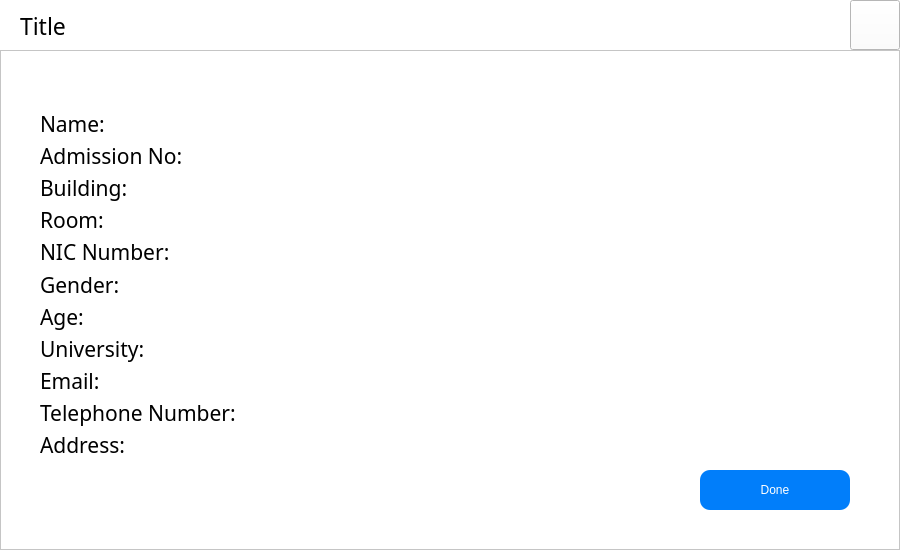
<?xml version="1.0" encoding="UTF-8"?>
<ui version="4.0">
 <class>PopUpWindow</class>
 <widget class="QWidget" name="PopUpWindow">
  <property name="geometry">
   <rect>
    <x>0</x>
    <y>0</y>
    <width>900</width>
    <height>550</height>
   </rect>
  </property>
  <property name="windowTitle">
   <string>Form</string>
  </property>
  <property name="styleSheet">
   <string notr="true">background-color: rgb(255, 255, 255);</string>
  </property>
  <widget class="QFrame" name="NewAdmission">
   <property name="geometry">
    <rect>
     <x>0</x>
     <y>50</y>
     <width>900</width>
     <height>500</height>
    </rect>
   </property>
   <property name="frameShape">
    <enum>QFrame::StyledPanel</enum>
   </property>
   <property name="frameShadow">
    <enum>QFrame::Raised</enum>
   </property>
   <widget class="QLabel" name="label_3">
    <property name="geometry">
     <rect>
      <x>440</x>
      <y>110</y>
      <width>111</width>
      <height>20</height>
     </rect>
    </property>
    <property name="font">
     <font>
      <family>Franklin Gothic Medium</family>
      <pointsize>9</pointsize>
     </font>
    </property>
    <property name="styleSheet">
     <string notr="true">color: rgb(117, 125, 138);
padding-left: 10px;</string>
    </property>
    <property name="text">
     <string>NIC Number:</string>
    </property>
   </widget>
   <widget class="QLabel" name="label_14">
    <property name="geometry">
     <rect>
      <x>20</x>
      <y>110</y>
      <width>81</width>
      <height>20</height>
     </rect>
    </property>
    <property name="font">
     <font>
      <family>Franklin Gothic Medium</family>
      <pointsize>9</pointsize>
     </font>
    </property>
    <property name="styleSheet">
     <string notr="true">color: rgb(117, 125, 138);
padding-left: 10px;</string>
    </property>
    <property name="text">
     <string>Name: </string>
    </property>
   </widget>
   <widget class="QLineEdit" name="TxtNIC">
    <property name="geometry">
     <rect>
      <x>560</x>
      <y>100</y>
      <width>291</width>
      <height>30</height>
     </rect>
    </property>
    <property name="styleSheet">
     <string notr="true">border: 1px solid rgb(225, 227, 230);
color: rgb(0, 0, 0);
border-radius: 10px;
padding-left: 10px;</string>
    </property>
    <property name="inputMask">
     <string/>
    </property>
    <property name="text">
     <string/>
    </property>
   </widget>
   <widget class="QLineEdit" name="TxtName">
    <property name="geometry">
     <rect>
      <x>110</x>
      <y>100</y>
      <width>291</width>
      <height>30</height>
     </rect>
    </property>
    <property name="styleSheet">
     <string notr="true">border: 1px solid rgb(225, 227, 230);
color: rgb(0, 0, 0);
border-radius: 10px;
padding-left: 10px;</string>
    </property>
    <property name="inputMethodHints">
     <set>Qt::ImhNone</set>
    </property>
    <property name="inputMask">
     <string/>
    </property>
    <property name="text">
     <string/>
    </property>
   </widget>
   <widget class="QLineEdit" name="TxtAddress">
    <property name="geometry">
     <rect>
      <x>110</x>
      <y>150</y>
      <width>291</width>
      <height>30</height>
     </rect>
    </property>
    <property name="styleSheet">
     <string notr="true">border: 1px solid rgb(225, 227, 230);
color: rgb(0, 0, 0);
border-radius: 10px;
padding-left: 10px;</string>
    </property>
    <property name="inputMethodHints">
     <set>Qt::ImhNone</set>
    </property>
    <property name="inputMask">
     <string/>
    </property>
    <property name="text">
     <string/>
    </property>
   </widget>
   <widget class="QLabel" name="label_4">
    <property name="geometry">
     <rect>
      <x>440</x>
      <y>160</y>
      <width>111</width>
      <height>20</height>
     </rect>
    </property>
    <property name="font">
     <font>
      <family>Franklin Gothic Medium</family>
      <pointsize>9</pointsize>
     </font>
    </property>
    <property name="styleSheet">
     <string notr="true">color: rgb(117, 125, 138);
padding-left: 10px;</string>
    </property>
    <property name="text">
     <string>TP Number:</string>
    </property>
   </widget>
   <widget class="QLabel" name="label_15">
    <property name="geometry">
     <rect>
      <x>20</x>
      <y>160</y>
      <width>71</width>
      <height>20</height>
     </rect>
    </property>
    <property name="font">
     <font>
      <family>Franklin Gothic Medium</family>
      <pointsize>9</pointsize>
     </font>
    </property>
    <property name="styleSheet">
     <string notr="true">color: rgb(117, 125, 138);
padding-left: 10px;</string>
    </property>
    <property name="text">
     <string>Address: </string>
    </property>
   </widget>
   <widget class="QLineEdit" name="TxtNumber">
    <property name="geometry">
     <rect>
      <x>560</x>
      <y>150</y>
      <width>291</width>
      <height>30</height>
     </rect>
    </property>
    <property name="styleSheet">
     <string notr="true">border: 1px solid rgb(225, 227, 230);
color: rgb(0, 0, 0);
border-radius: 10px;
padding-left: 10px;</string>
    </property>
    <property name="inputMask">
     <string/>
    </property>
    <property name="text">
     <string/>
    </property>
   </widget>
   <widget class="QLabel" name="label_5">
    <property name="geometry">
     <rect>
      <x>440</x>
      <y>260</y>
      <width>111</width>
      <height>20</height>
     </rect>
    </property>
    <property name="font">
     <font>
      <family>Franklin Gothic Medium</family>
      <pointsize>9</pointsize>
     </font>
    </property>
    <property name="styleSheet">
     <string notr="true">color: rgb(117, 125, 138);
padding-left: 10px;</string>
    </property>
    <property name="text">
     <string>Room:</string>
    </property>
   </widget>
   <widget class="QLabel" name="label_16">
    <property name="geometry">
     <rect>
      <x>20</x>
      <y>260</y>
      <width>71</width>
      <height>20</height>
     </rect>
    </property>
    <property name="font">
     <font>
      <family>Franklin Gothic Medium</family>
      <pointsize>9</pointsize>
     </font>
    </property>
    <property name="styleSheet">
     <string notr="true">color: rgb(117, 125, 138);
padding-left: 10px;</string>
    </property>
    <property name="text">
     <string>Building:</string>
    </property>
   </widget>
   <widget class="QComboBox" name="CmbBuliding">
    <property name="geometry">
     <rect>
      <x>110</x>
      <y>250</y>
      <width>291</width>
      <height>31</height>
     </rect>
    </property>
    <property name="styleSheet">
     <string notr="true">border: 1px solid rgb(225, 227, 230);
color: rgb(0, 0, 0);
border-radius: 10px;
padding-left: 10px;</string>
    </property>
   </widget>
   <widget class="QComboBox" name="CmbRoom">
    <property name="geometry">
     <rect>
      <x>560</x>
      <y>250</y>
      <width>291</width>
      <height>31</height>
     </rect>
    </property>
    <property name="styleSheet">
     <string notr="true">border: 1px solid rgb(225, 227, 230);
color: rgb(0, 0, 0);
border-radius: 10px;
padding-left: 10px;</string>
    </property>
   </widget>
   <widget class="QPushButton" name="BtnAdmissionSubmit">
    <property name="geometry">
     <rect>
      <x>710</x>
      <y>400</y>
      <width>150</width>
      <height>40</height>
     </rect>
    </property>
    <property name="styleSheet">
     <string notr="true">background-color: rgb(187, 16, 111);
border-radius: 10px;
color: rgb(255, 255, 255);
padding-top: 10%;
padding-bottom: 10%;</string>
    </property>
    <property name="text">
     <string>Submit</string>
    </property>
   </widget>
   <widget class="QPushButton" name="BtnClose2">
    <property name="geometry">
     <rect>
      <x>550</x>
      <y>400</y>
      <width>150</width>
      <height>40</height>
     </rect>
    </property>
    <property name="styleSheet">
     <string notr="true">background-color: rgb(1, 126, 250);
border-radius: 10px;
color: rgb(255, 255, 255);
padding-top: 10%;
padding-bottom: 10%;</string>
    </property>
    <property name="text">
     <string>Close</string>
    </property>
   </widget>
   <widget class="QLabel" name="label_17">
    <property name="geometry">
     <rect>
      <x>20</x>
      <y>210</y>
      <width>71</width>
      <height>20</height>
     </rect>
    </property>
    <property name="font">
     <font>
      <family>Franklin Gothic Medium</family>
      <pointsize>9</pointsize>
     </font>
    </property>
    <property name="styleSheet">
     <string notr="true">color: rgb(117, 125, 138);
padding-left: 10px;</string>
    </property>
    <property name="text">
     <string>Email:</string>
    </property>
   </widget>
   <widget class="QLineEdit" name="TxtUni">
    <property name="geometry">
     <rect>
      <x>560</x>
      <y>200</y>
      <width>291</width>
      <height>30</height>
     </rect>
    </property>
    <property name="styleSheet">
     <string notr="true">border: 1px solid rgb(225, 227, 230);
color: rgb(0, 0, 0);
border-radius: 10px;
padding-left: 10px;</string>
    </property>
    <property name="inputMask">
     <string/>
    </property>
    <property name="text">
     <string/>
    </property>
   </widget>
   <widget class="QLineEdit" name="TxtEmail">
    <property name="geometry">
     <rect>
      <x>110</x>
      <y>200</y>
      <width>291</width>
      <height>30</height>
     </rect>
    </property>
    <property name="styleSheet">
     <string notr="true">border: 1px solid rgb(225, 227, 230);
color: rgb(0, 0, 0);
border-radius: 10px;
padding-left: 10px;</string>
    </property>
    <property name="inputMethodHints">
     <set>Qt::ImhNone</set>
    </property>
    <property name="inputMask">
     <string/>
    </property>
    <property name="text">
     <string/>
    </property>
   </widget>
   <widget class="QLabel" name="label_7">
    <property name="geometry">
     <rect>
      <x>440</x>
      <y>210</y>
      <width>111</width>
      <height>20</height>
     </rect>
    </property>
    <property name="font">
     <font>
      <family>Franklin Gothic Medium</family>
      <pointsize>9</pointsize>
     </font>
    </property>
    <property name="styleSheet">
     <string notr="true">color: rgb(117, 125, 138);
padding-left: 10px;</string>
    </property>
    <property name="text">
     <string>University:</string>
    </property>
   </widget>
   <zorder>CmbBuliding</zorder>
   <zorder>label_3</zorder>
   <zorder>label_14</zorder>
   <zorder>TxtNIC</zorder>
   <zorder>TxtName</zorder>
   <zorder>TxtAddress</zorder>
   <zorder>label_4</zorder>
   <zorder>label_15</zorder>
   <zorder>TxtNumber</zorder>
   <zorder>label_5</zorder>
   <zorder>label_16</zorder>
   <zorder>CmbRoom</zorder>
   <zorder>BtnAdmissionSubmit</zorder>
   <zorder>BtnClose2</zorder>
   <zorder>label_17</zorder>
   <zorder>TxtUni</zorder>
   <zorder>TxtEmail</zorder>
   <zorder>label_7</zorder>
  </widget>
  <widget class="QFrame" name="NewAdmissionSuccess">
   <property name="geometry">
    <rect>
     <x>0</x>
     <y>50</y>
     <width>900</width>
     <height>500</height>
    </rect>
   </property>
   <property name="frameShape">
    <enum>QFrame::StyledPanel</enum>
   </property>
   <property name="frameShadow">
    <enum>QFrame::Raised</enum>
   </property>
   <widget class="QLabel" name="label5">
    <property name="geometry">
     <rect>
      <x>410</x>
      <y>80</y>
      <width>451</width>
      <height>301</height>
     </rect>
    </property>
    <property name="text">
     <string/>
    </property>
    <property name="pixmap">
     <pixmap resource="resource.qrc">:/img/img/newAdmissionSuccess.png</pixmap>
    </property>
    <property name="scaledContents">
     <bool>true</bool>
    </property>
   </widget>
   <widget class="QPushButton" name="BtnNewAdmission">
    <property name="geometry">
     <rect>
      <x>710</x>
      <y>400</y>
      <width>150</width>
      <height>40</height>
     </rect>
    </property>
    <property name="styleSheet">
     <string notr="true">background-color: rgb(1, 126, 250);
border-radius: 10px;
color: rgb(255, 255, 255);
padding-top: 10%;
padding-bottom: 10%;</string>
    </property>
    <property name="text">
     <string>Done</string>
    </property>
   </widget>
   <widget class="QWidget" name="layoutWidget">
    <property name="geometry">
     <rect>
      <x>50</x>
      <y>130</y>
      <width>371</width>
      <height>211</height>
     </rect>
    </property>
    <layout class="QVBoxLayout" name="verticalLayout">
     <item>
      <widget class="QLabel" name="LblName">
       <property name="font">
        <font>
         <family>Franklin Gothic Medium</family>
         <pointsize>16</pointsize>
        </font>
       </property>
       <property name="styleSheet">
        <string notr="true">color: rgb(0, 0, 0);</string>
       </property>
       <property name="text">
        <string>Name: </string>
       </property>
      </widget>
     </item>
     <item>
      <widget class="QLabel" name="LblAdmission">
       <property name="font">
        <font>
         <family>Franklin Gothic Medium</family>
         <pointsize>16</pointsize>
        </font>
       </property>
       <property name="styleSheet">
        <string notr="true">color: rgb(0, 0, 0);</string>
       </property>
       <property name="text">
        <string>Admission No: </string>
       </property>
      </widget>
     </item>
     <item>
      <widget class="QLabel" name="LblRoomNo">
       <property name="font">
        <font>
         <family>Franklin Gothic Medium</family>
         <pointsize>16</pointsize>
        </font>
       </property>
       <property name="styleSheet">
        <string notr="true">color: rgb(0, 0, 0);</string>
       </property>
       <property name="text">
        <string>Room No: </string>
       </property>
      </widget>
     </item>
     <item>
      <widget class="QLabel" name="LblRental">
       <property name="font">
        <font>
         <family>Franklin Gothic Medium</family>
         <pointsize>16</pointsize>
        </font>
       </property>
       <property name="styleSheet">
        <string notr="true">color: rgb(0, 0, 0);</string>
       </property>
       <property name="text">
        <string>Rental: </string>
       </property>
      </widget>
     </item>
    </layout>
   </widget>
  </widget>
  <widget class="QFrame" name="CollectRental">
   <property name="geometry">
    <rect>
     <x>0</x>
     <y>50</y>
     <width>900</width>
     <height>500</height>
    </rect>
   </property>
   <property name="frameShape">
    <enum>QFrame::StyledPanel</enum>
   </property>
   <property name="frameShadow">
    <enum>QFrame::Raised</enum>
   </property>
   <widget class="QLabel" name="label_6">
    <property name="geometry">
     <rect>
      <x>460</x>
      <y>100</y>
      <width>371</width>
      <height>281</height>
     </rect>
    </property>
    <property name="text">
     <string/>
    </property>
    <property name="pixmap">
     <pixmap resource="resource.qrc">:/img/img/collectRental.png</pixmap>
    </property>
    <property name="scaledContents">
     <bool>true</bool>
    </property>
   </widget>
   <widget class="QPushButton" name="BtnClose2_2">
    <property name="geometry">
     <rect>
      <x>550</x>
      <y>400</y>
      <width>150</width>
      <height>40</height>
     </rect>
    </property>
    <property name="styleSheet">
     <string notr="true">background-color: rgb(1, 126, 250);
border-radius: 10px;
color: rgb(255, 255, 255);
padding-top: 10%;
padding-bottom: 10%;</string>
    </property>
    <property name="text">
     <string>Close</string>
    </property>
   </widget>
   <widget class="QPushButton" name="BtnCollect">
    <property name="geometry">
     <rect>
      <x>710</x>
      <y>400</y>
      <width>150</width>
      <height>40</height>
     </rect>
    </property>
    <property name="styleSheet">
     <string notr="true">background-color: rgb(187, 16, 111);
border-radius: 10px;
color: rgb(255, 255, 255);
padding-top: 10%;
padding-bottom: 10%;</string>
    </property>
    <property name="text">
     <string>Collect</string>
    </property>
   </widget>
   <widget class="QLineEdit" name="TxtAdmission">
    <property name="geometry">
     <rect>
      <x>110</x>
      <y>220</y>
      <width>291</width>
      <height>30</height>
     </rect>
    </property>
    <property name="styleSheet">
     <string notr="true">border: 1px solid rgb(225, 227, 230);
color: rgb(0, 0, 0);
border-radius: 10px;
padding-left: 10px;</string>
    </property>
    <property name="inputMethodHints">
     <set>Qt::ImhNone</set>
    </property>
    <property name="inputMask">
     <string/>
    </property>
    <property name="text">
     <string/>
    </property>
   </widget>
   <widget class="QLabel" name="label_18">
    <property name="geometry">
     <rect>
      <x>20</x>
      <y>230</y>
      <width>81</width>
      <height>20</height>
     </rect>
    </property>
    <property name="font">
     <font>
      <family>Franklin Gothic Medium</family>
      <pointsize>9</pointsize>
     </font>
    </property>
    <property name="styleSheet">
     <string notr="true">color: rgb(117, 125, 138);
padding-left: 10px;</string>
    </property>
    <property name="text">
     <string>Admission No: </string>
    </property>
   </widget>
  </widget>
  <widget class="QPushButton" name="BtnClose">
   <property name="geometry">
    <rect>
     <x>850</x>
     <y>0</y>
     <width>50</width>
     <height>50</height>
    </rect>
   </property>
   <property name="text">
    <string/>
   </property>
   <property name="icon">
    <iconset resource="resource.qrc">
     <normaloff>:/img/img/Close_round.png</normaloff>:/img/img/Close_round.png</iconset>
   </property>
   <property name="iconSize">
    <size>
     <width>50</width>
     <height>50</height>
    </size>
   </property>
  </widget>
  <widget class="QLabel" name="LblTitle">
   <property name="geometry">
    <rect>
     <x>20</x>
     <y>5</y>
     <width>381</width>
     <height>41</height>
    </rect>
   </property>
   <property name="font">
    <font>
     <family>Franklin Gothic Medium</family>
     <pointsize>17</pointsize>
    </font>
   </property>
   <property name="styleSheet">
    <string notr="true">color: rgb(0, 0, 0);</string>
   </property>
   <property name="text">
    <string>Title</string>
   </property>
  </widget>
  <widget class="QFrame" name="Leaving">
   <property name="geometry">
    <rect>
     <x>0</x>
     <y>50</y>
     <width>900</width>
     <height>500</height>
    </rect>
   </property>
   <property name="frameShape">
    <enum>QFrame::StyledPanel</enum>
   </property>
   <property name="frameShadow">
    <enum>QFrame::Raised</enum>
   </property>
   <widget class="QLabel" name="label_2">
    <property name="geometry">
     <rect>
      <x>460</x>
      <y>100</y>
      <width>391</width>
      <height>271</height>
     </rect>
    </property>
    <property name="text">
     <string/>
    </property>
    <property name="pixmap">
     <pixmap resource="resource.qrc">:/img/img/leavingFromRoom.png</pixmap>
    </property>
    <property name="scaledContents">
     <bool>true</bool>
    </property>
   </widget>
   <widget class="QPushButton" name="BtnCollect_2">
    <property name="geometry">
     <rect>
      <x>700</x>
      <y>380</y>
      <width>150</width>
      <height>40</height>
     </rect>
    </property>
    <property name="styleSheet">
     <string notr="true">background-color: rgb(187, 16, 111);
border-radius: 10px;
color: rgb(255, 255, 255);
padding-top: 10%;
padding-bottom: 10%;</string>
    </property>
    <property name="text">
     <string>Collect</string>
    </property>
   </widget>
   <widget class="QPushButton" name="BtnClose2_3">
    <property name="geometry">
     <rect>
      <x>540</x>
      <y>380</y>
      <width>150</width>
      <height>40</height>
     </rect>
    </property>
    <property name="styleSheet">
     <string notr="true">background-color: rgb(1, 126, 250);
border-radius: 10px;
color: rgb(255, 255, 255);
padding-top: 10%;
padding-bottom: 10%;</string>
    </property>
    <property name="text">
     <string>Close</string>
    </property>
   </widget>
   <widget class="QLabel" name="label_19">
    <property name="geometry">
     <rect>
      <x>10</x>
      <y>210</y>
      <width>81</width>
      <height>20</height>
     </rect>
    </property>
    <property name="font">
     <font>
      <family>Franklin Gothic Medium</family>
      <pointsize>9</pointsize>
     </font>
    </property>
    <property name="styleSheet">
     <string notr="true">color: rgb(117, 125, 138);
padding-left: 10px;</string>
    </property>
    <property name="text">
     <string>Admission No: </string>
    </property>
   </widget>
   <widget class="QLineEdit" name="TxtAdmissionLeave">
    <property name="geometry">
     <rect>
      <x>100</x>
      <y>200</y>
      <width>291</width>
      <height>30</height>
     </rect>
    </property>
    <property name="styleSheet">
     <string notr="true">border: 1px solid rgb(225, 227, 230);
color: rgb(0, 0, 0);
border-radius: 10px;
padding-left: 10px;</string>
    </property>
    <property name="inputMethodHints">
     <set>Qt::ImhNone</set>
    </property>
    <property name="inputMask">
     <string/>
    </property>
    <property name="text">
     <string/>
    </property>
   </widget>
  </widget>
  <widget class="QFrame" name="Loading">
   <property name="geometry">
    <rect>
     <x>0</x>
     <y>50</y>
     <width>900</width>
     <height>500</height>
    </rect>
   </property>
   <property name="frameShape">
    <enum>QFrame::StyledPanel</enum>
   </property>
   <property name="frameShadow">
    <enum>QFrame::Raised</enum>
   </property>
   <widget class="QLabel" name="label">
    <property name="geometry">
     <rect>
      <x>130</x>
      <y>10</y>
      <width>621</width>
      <height>491</height>
     </rect>
    </property>
    <property name="text">
     <string/>
    </property>
    <property name="pixmap">
     <pixmap resource="resource.qrc">:/img/img/5097611.jpg</pixmap>
    </property>
    <property name="scaledContents">
     <bool>true</bool>
    </property>
   </widget>
  </widget>
  <widget class="QFrame" name="FindStudent">
   <property name="geometry">
    <rect>
     <x>0</x>
     <y>50</y>
     <width>900</width>
     <height>500</height>
    </rect>
   </property>
   <property name="frameShape">
    <enum>QFrame::StyledPanel</enum>
   </property>
   <property name="frameShadow">
    <enum>QFrame::Raised</enum>
   </property>
   <widget class="QLabel" name="label_8">
    <property name="geometry">
     <rect>
      <x>460</x>
      <y>70</y>
      <width>401</width>
      <height>321</height>
     </rect>
    </property>
    <property name="text">
     <string/>
    </property>
    <property name="pixmap">
     <pixmap resource="resource.qrc">:/img/img/5293 1.png</pixmap>
    </property>
    <property name="scaledContents">
     <bool>true</bool>
    </property>
   </widget>
   <widget class="QPushButton" name="BtnNewAdmission_3">
    <property name="geometry">
     <rect>
      <x>700</x>
      <y>420</y>
      <width>150</width>
      <height>40</height>
     </rect>
    </property>
    <property name="styleSheet">
     <string notr="true">background-color: rgb(1, 126, 250);
border-radius: 10px;
color: rgb(255, 255, 255);
padding-top: 10%;
padding-bottom: 10%;</string>
    </property>
    <property name="text">
     <string>Done</string>
    </property>
   </widget>
   <widget class="QWidget" name="layoutWidget">
    <property name="geometry">
     <rect>
      <x>40</x>
      <y>60</y>
      <width>421</width>
      <height>348</height>
     </rect>
    </property>
    <layout class="QVBoxLayout" name="verticalLayout_2">
     <item>
      <widget class="QLabel" name="LblFName">
       <property name="font">
        <font>
         <family>Franklin Gothic Medium</family>
         <pointsize>16</pointsize>
        </font>
       </property>
       <property name="styleSheet">
        <string notr="true">color: rgb(0, 0, 0);</string>
       </property>
       <property name="text">
        <string>Name: </string>
       </property>
      </widget>
     </item>
     <item>
      <widget class="QLabel" name="LblFAdmission">
       <property name="font">
        <font>
         <family>Franklin Gothic Medium</family>
         <pointsize>16</pointsize>
        </font>
       </property>
       <property name="styleSheet">
        <string notr="true">color: rgb(0, 0, 0);</string>
       </property>
       <property name="text">
        <string>Admission No: </string>
       </property>
      </widget>
     </item>
     <item>
      <widget class="QLabel" name="LblFBuilding">
       <property name="font">
        <font>
         <family>Franklin Gothic Medium</family>
         <pointsize>16</pointsize>
        </font>
       </property>
       <property name="styleSheet">
        <string notr="true">color: rgb(0, 0, 0);</string>
       </property>
       <property name="text">
        <string>Building: </string>
       </property>
      </widget>
     </item>
     <item>
      <widget class="QLabel" name="LblFRoom">
       <property name="font">
        <font>
         <family>Franklin Gothic Medium</family>
         <pointsize>16</pointsize>
        </font>
       </property>
       <property name="styleSheet">
        <string notr="true">color: rgb(0, 0, 0);</string>
       </property>
       <property name="text">
        <string>Room: </string>
       </property>
      </widget>
     </item>
     <item>
      <widget class="QLabel" name="LblFNic">
       <property name="font">
        <font>
         <family>Franklin Gothic Medium</family>
         <pointsize>16</pointsize>
        </font>
       </property>
       <property name="styleSheet">
        <string notr="true">color: rgb(0, 0, 0);</string>
       </property>
       <property name="text">
        <string>NIC Number: </string>
       </property>
      </widget>
     </item>
     <item>
      <widget class="QLabel" name="LblFGender">
       <property name="font">
        <font>
         <family>Franklin Gothic Medium</family>
         <pointsize>16</pointsize>
        </font>
       </property>
       <property name="styleSheet">
        <string notr="true">color: rgb(0, 0, 0);</string>
       </property>
       <property name="text">
        <string>Gender: </string>
       </property>
      </widget>
     </item>
     <item>
      <widget class="QLabel" name="LblFAge">
       <property name="font">
        <font>
         <family>Franklin Gothic Medium</family>
         <pointsize>16</pointsize>
        </font>
       </property>
       <property name="styleSheet">
        <string notr="true">color: rgb(0, 0, 0);</string>
       </property>
       <property name="text">
        <string>Age: </string>
       </property>
      </widget>
     </item>
     <item>
      <widget class="QLabel" name="LblFUniversity">
       <property name="font">
        <font>
         <family>Franklin Gothic Medium</family>
         <pointsize>16</pointsize>
        </font>
       </property>
       <property name="styleSheet">
        <string notr="true">color: rgb(0, 0, 0);</string>
       </property>
       <property name="text">
        <string>University: </string>
       </property>
      </widget>
     </item>
     <item>
      <widget class="QLabel" name="LblFEmail">
       <property name="font">
        <font>
         <family>Franklin Gothic Medium</family>
         <pointsize>16</pointsize>
        </font>
       </property>
       <property name="styleSheet">
        <string notr="true">color: rgb(0, 0, 0);</string>
       </property>
       <property name="text">
        <string>Email: </string>
       </property>
      </widget>
     </item>
     <item>
      <widget class="QLabel" name="LblFTp">
       <property name="font">
        <font>
         <family>Franklin Gothic Medium</family>
         <pointsize>16</pointsize>
        </font>
       </property>
       <property name="styleSheet">
        <string notr="true">color: rgb(0, 0, 0);</string>
       </property>
       <property name="text">
        <string>Telephone Number: </string>
       </property>
      </widget>
     </item>
     <item>
      <widget class="QLabel" name="LblFAddress">
       <property name="font">
        <font>
         <family>Franklin Gothic Medium</family>
         <pointsize>16</pointsize>
        </font>
       </property>
       <property name="styleSheet">
        <string notr="true">color: rgb(0, 0, 0);</string>
       </property>
       <property name="text">
        <string>Address: </string>
       </property>
      </widget>
     </item>
    </layout>
   </widget>
  </widget>
  <zorder>BtnClose</zorder>
  <zorder>LblTitle</zorder>
  <zorder>Loading</zorder>
  <zorder>NewAdmission</zorder>
  <zorder>CollectRental</zorder>
  <zorder>Leaving</zorder>
  <zorder>NewAdmissionSuccess</zorder>
  <zorder>FindStudent</zorder>
 </widget>
 <resources>
  <include location="resource.qrc"/>
 </resources>
 <connections/>
</ui>
